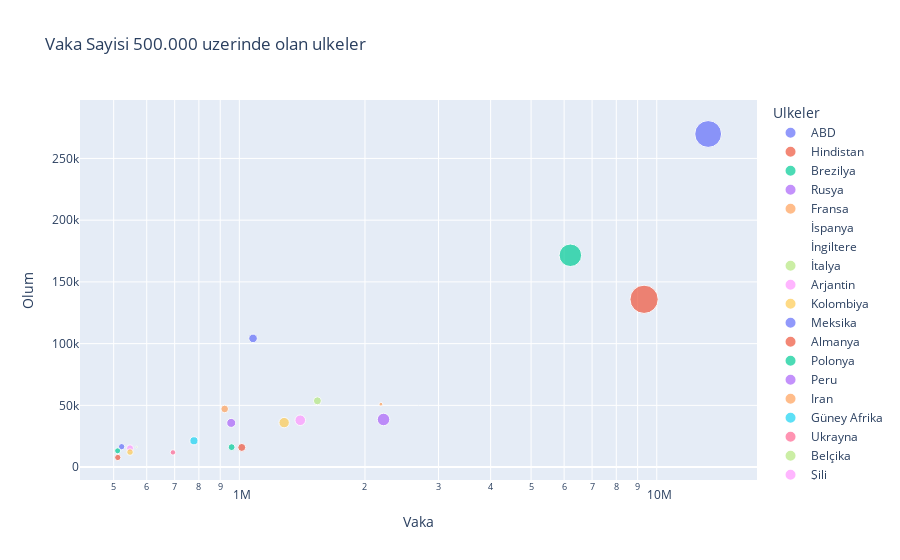

The cell this chart's notebook holds for it:
### Code cell
fig = px.scatter(cok_vakalar, x="Vaka", y="Olum",size="Iyilesen", color='Ulkeler', log_x=1,title='Vaka Sayisi 500.000 uzerinde olan ulkeler')
fig.show()

### Figure 1 — Plotly figure (JSON) as saved in the notebook; plotly's stock layout.template omitted (floating-point values rounded to 4 significant figures)
{"data": [{"hovertemplate": "Ulkeler=ABD<br>Vaka=%{x}<br>Olum=%{y}<br>Iyilesen=%{marker.size}<extra></extra>", "legendgroup": "ABD", "marker": {"color": "#636efa", "size": [7852629], "sizemode": "area", "sizeref": 21830.0, "symbol": "circle"}, "mode": "markers", "name": "ABD", "orientation": "v", "showlegend": true, "type": "scatter", "x": [13278819], "xaxis": "x", "y": [269802], "yaxis": "y"}, {"hovertemplate": "Ulkeler=Hindistan<br>Vaka=%{x}<br>Olum=%{y}<br>Iyilesen=%{marker.size}<extra></extra>", "legendgroup": "Hindistan", "marker": {"color": "#EF553B", "size": [8733073], "sizemode": "area", "sizeref": 21830.0, "symbol": "circle"}, "mode": "markers", "name": "Hindistan", "orientation": "v", "showlegend": true, "type": "scatter", "x": [9325786], "xaxis": "x", "y": [135906], "yaxis": "y"}, {"hovertemplate": "Ulkeler=Brezilya<br>Vaka=%{x}<br>Olum=%{y}<br>Iyilesen=%{marker.size}<extra></extra>", "legendgroup": "Brezilya", "marker": {"color": "#00cc96", "size": [5528599], "sizemode": "area", "sizeref": 21830.0, "symbol": "circle"}, "mode": "markers", "name": "Brezilya", "orientation": "v", "showlegend": true, "type": "scatter", "x": [6209404], "xaxis": "x", "y": [171564], "yaxis": "y"}, {"hovertemplate": "Ulkeler=Rusya<br>Vaka=%{x}<br>Olum=%{y}<br>Iyilesen=%{marker.size}<extra></extra>", "legendgroup": "Rusya", "marker": {"color": "#ab63fa", "size": [1712174], "sizemode": "area", "sizeref": 21830.0, "symbol": "circle"}, "mode": "markers", "name": "Rusya", "orientation": "v", "showlegend": true, "type": "scatter", "x": [2215533], "xaxis": "x", "y": [38558], "yaxis": "y"}, {"hovertemplate": "Ulkeler=Fransa<br>Vaka=%{x}<br>Olum=%{y}<br>Iyilesen=%{marker.size}<extra></extra>", "legendgroup": "Fransa", "marker": {"color": "#FFA15A", "size": [158236], "sizemode": "area", "sizeref": 21830.0, "symbol": "circle"}, "mode": "markers", "name": "Fransa", "orientation": "v", "showlegend": true, "type": "scatter", "x": [2183660], "xaxis": "x", "y": [50957], "yaxis": "y"}, {"hovertemplate": "Ulkeler=İspanya<br>Vaka=%{x}<br>Olum=%{y}<br>Iyilesen=%{marker.size}<extra></extra>", "legendgroup": "İspanya", "marker": {"color": "#19d3f3", "size": [0], "sizemode": "area", "sizeref": 21830.0, "symbol": "circle"}, "mode": "markers", "name": "İspanya", "orientation": "v", "showlegend": true, "type": "scatter", "x": [1646192], "xaxis": "x", "y": [44668], "yaxis": "y"}, {"hovertemplate": "Ulkeler=İngiltere<br>Vaka=%{x}<br>Olum=%{y}<br>Iyilesen=%{marker.size}<extra></extra>", "legendgroup": "İngiltere", "marker": {"color": "#FF6692", "size": [0], "sizemode": "area", "sizeref": 21830.0, "symbol": "circle"}, "mode": "markers", "name": "İngiltere", "orientation": "v", "showlegend": true, "type": "scatter", "x": [1589301], "xaxis": "x", "y": [57551], "yaxis": "y"}, {"hovertemplate": "Ulkeler=İtalya<br>Vaka=%{x}<br>Olum=%{y}<br>Iyilesen=%{marker.size}<extra></extra>", "legendgroup": "İtalya", "marker": {"color": "#B6E880", "size": [696647], "sizemode": "area", "sizeref": 21830.0, "symbol": "circle"}, "mode": "markers", "name": "İtalya", "orientation": "v", "showlegend": true, "type": "scatter", "x": [1538217], "xaxis": "x", "y": [53677], "yaxis": "y"}, {"hovertemplate": "Ulkeler=Arjantin<br>Vaka=%{x}<br>Olum=%{y}<br>Iyilesen=%{marker.size}<extra></extra>", "legendgroup": "Arjantin", "marker": {"color": "#FF97FF", "size": [1226662], "sizemode": "area", "sizeref": 21830.0, "symbol": "circle"}, "mode": "markers", "name": "Arjantin", "orientation": "v", "showlegend": true, "type": "scatter", "x": [1399431], "xaxis": "x", "y": [37941], "yaxis": "y"}, {"hovertemplate": "Ulkeler=Kolombiya<br>Vaka=%{x}<br>Olum=%{y}<br>Iyilesen=%{marker.size}<extra></extra>", "legendgroup": "Kolombiya", "marker": {"color": "#FECB52", "size": [1181753], "sizemode": "area", "sizeref": 21830.0, "symbol": "circle"}, "mode": "markers", "name": "Kolombiya", "orientation": "v", "showlegend": true, "type": "scatter", "x": [1280487], "xaxis": "x", "y": [36019], "yaxis": "y"}, {"hovertemplate": "Ulkeler=Meksika<br>Vaka=%{x}<br>Olum=%{y}<br>Iyilesen=%{marker.size}<extra></extra>", "legendgroup": "Meksika", "marker": {"color": "#636efa", "size": [803581], "sizemode": "area", "sizeref": 21830.0, "symbol": "circle"}, "mode": "markers", "name": "Meksika", "orientation": "v", "showlegend": true, "type": "scatter", "x": [1078594], "xaxis": "x", "y": [104242], "yaxis": "y"}, {"hovertemplate": "Ulkeler=Almanya<br>Vaka=%{x}<br>Olum=%{y}<br>Iyilesen=%{marker.size}<extra></extra>", "legendgroup": "Almanya", "marker": {"color": "#EF553B", "size": [696100], "sizemode": "area", "sizeref": 21830.0, "symbol": "circle"}, "mode": "markers", "name": "Almanya", "orientation": "v", "showlegend": true, "type": "scatter", "x": [1013582], "xaxis": "x", "y": [15911], "yaxis": "y"}, {"hovertemplate": "Ulkeler=Polonya<br>Vaka=%{x}<br>Olum=%{y}<br>Iyilesen=%{marker.size}<extra></extra>", "legendgroup": "Polonya", "marker": {"color": "#00cc96", "size": [516636], "sizemode": "area", "sizeref": 21830.0, "symbol": "circle"}, "mode": "markers", "name": "Polonya", "orientation": "v", "showlegend": true, "type": "scatter", "x": [958416], "xaxis": "x", "y": [16147], "yaxis": "y"}, {"hovertemplate": "Ulkeler=Peru<br>Vaka=%{x}<br>Olum=%{y}<br>Iyilesen=%{marker.size}<extra></extra>", "legendgroup": "Peru", "marker": {"color": "#ab63fa", "size": [887019], "sizemode": "area", "sizeref": 21830.0, "symbol": "circle"}, "mode": "markers", "name": "Peru", "orientation": "v", "showlegend": true, "type": "scatter", "x": [956347], "xaxis": "x", "y": [35785], "yaxis": "y"}, {"hovertemplate": "Ulkeler=Iran<br>Vaka=%{x}<br>Olum=%{y}<br>Iyilesen=%{marker.size}<extra></extra>", "legendgroup": "Iran", "marker": {"color": "#FFA15A", "size": [640065], "sizemode": "area", "sizeref": 21830.0, "symbol": "circle"}, "mode": "markers", "name": "Iran", "orientation": "v", "showlegend": true, "type": "scatter", "x": [922397], "xaxis": "x", "y": [47095], "yaxis": "y"}, {"hovertemplate": "Ulkeler=Güney Afrika<br>Vaka=%{x}<br>Olum=%{y}<br>Iyilesen=%{marker.size}<extra></extra>", "legendgroup": "Güney Afrika", "marker": {"color": "#19d3f3", "size": [716444], "sizemode": "area", "sizeref": 21830.0, "symbol": "circle"}, "mode": "markers", "name": "Güney Afrika", "orientation": "v", "showlegend": true, "type": "scatter", "x": [778571], "xaxis": "x", "y": [21289], "yaxis": "y"}, {"hovertemplate": "Ulkeler=Ukrayna<br>Vaka=%{x}<br>Olum=%{y}<br>Iyilesen=%{marker.size}<extra></extra>", "legendgroup": "Ukrayna", "marker": {"color": "#FF6692", "size": [326238], "sizemode": "area", "sizeref": 21830.0, "symbol": "circle"}, "mode": "markers", "name": "Ukrayna", "orientation": "v", "showlegend": true, "type": "scatter", "x": [693407], "xaxis": "x", "y": [11909], "yaxis": "y"}, {"hovertemplate": "Ulkeler=Belçika<br>Vaka=%{x}<br>Olum=%{y}<br>Iyilesen=%{marker.size}<extra></extra>", "legendgroup": "Belçika", "marker": {"color": "#B6E880", "size": [36912], "sizemode": "area", "sizeref": 21830.0, "symbol": "circle"}, "mode": "markers", "name": "Belçika", "orientation": "v", "showlegend": true, "type": "scatter", "x": [567532], "xaxis": "x", "y": [16219], "yaxis": "y"}, {"hovertemplate": "Ulkeler=Şili<br>Vaka=%{x}<br>Olum=%{y}<br>Iyilesen=%{marker.size}<extra></extra>", "legendgroup": "Şili", "marker": {"color": "#FF97FF", "size": [522259], "sizemode": "area", "sizeref": 21830.0, "symbol": "circle"}, "mode": "markers", "name": "Şili", "orientation": "v", "showlegend": true, "type": "scatter", "x": [547223], "xaxis": "x", "y": [15278], "yaxis": "y"}, {"hovertemplate": "Ulkeler=Irak<br>Vaka=%{x}<br>Olum=%{y}<br>Iyilesen=%{marker.size}<extra></extra>", "legendgroup": "Irak", "marker": {"color": "#FECB52", "size": [476297], "sizemode": "area", "sizeref": 21830.0, "symbol": "circle"}, "mode": "markers", "name": "Irak", "orientation": "v", "showlegend": true, "type": "scatter", "x": [547215], "xaxis": "x", "y": [12167], "yaxis": "y"}, {"hovertemplate": "Ulkeler=Endonezya<br>Vaka=%{x}<br>Olum=%{y}<br>Iyilesen=%{marker.size}<extra></extra>", "legendgroup": "Endonezya", "marker": {"color": "#636efa", "size": [437456], "sizemode": "area", "sizeref": 21830.0, "symbol": "circle"}, "mode": "markers", "name": "Endonezya", "orientation": "v", "showlegend": true, "type": "scatter", "x": [522581], "xaxis": "x", "y": [16521], "yaxis": "y"}, {"hovertemplate": "Ulkeler=Çekya<br>Vaka=%{x}<br>Olum=%{y}<br>Iyilesen=%{marker.size}<extra></extra>", "legendgroup": "Çekya", "marker": {"color": "#EF553B", "size": [431874], "sizemode": "area", "sizeref": 21830.0, "symbol": "circle"}, "mode": "markers", "name": "Çekya", "orientation": "v", "showlegend": true, "type": "scatter", "x": [511520], "xaxis": "x", "y": [7779], "yaxis": "y"}, {"hovertemplate": "Ulkeler=Türkiye<br>Vaka=%{x}<br>Olum=%{y}<br>Iyilesen=%{marker.size}<extra></extra>", "legendgroup": "Türkiye", "marker": {"color": "#00cc96", "size": [392616], "sizemode": "area", "sizeref": 21830.0, "symbol": "circle"}, "mode": "markers", "name": "Türkiye", "orientation": "v", "showlegend": true, "type": "scatter", "x": [511043], "xaxis": "x", "y": [13191], "yaxis": "y"}, {"hovertemplate": "Ulkeler=Hollanda<br>Vaka=%{x}<br>Olum=%{y}<br>Iyilesen=%{marker.size}<extra></extra>", "legendgroup": "Hollanda", "marker": {"color": "#ab63fa", "size": [0], "sizemode": "area", "sizeref": 21830.0, "symbol": "circle"}, "mode": "markers", "name": "Hollanda", "orientation": "v", "showlegend": true, "type": "scatter", "x": [508866], "xaxis": "x", "y": [9267], "yaxis": "y"}], "layout": {"legend": {"itemsizing": "constant", "title": {"text": "Ulkeler"}, "tracegroupgap": 0}, "title": {"text": "Vaka Sayisi 500.000 uzerinde olan ulkeler"}, "xaxis": {"anchor": "y", "domain": [0, 1], "title": {"text": "Vaka"}, "type": "log"}, "yaxis": {"anchor": "x", "domain": [0, 1], "title": {"text": "Olum"}}}}
